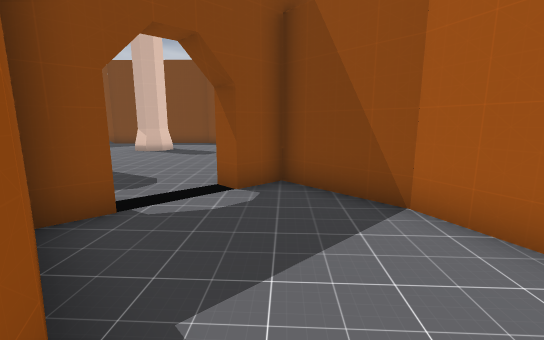
View 1 (above)

19 first-person views from a walk through a level from a Godot 3-D game. The camera is 1.3 m above the floor, tilts 10° down and sees 90° across. The floor is counted in squares, 1 m on a side. Each view is taken from the middle of a square. On the plan, view 1 faces up. The plan holds only what a view shows up to about 13 squares ahead; the rest is blank. Characters and animated objects are left out.

View 2
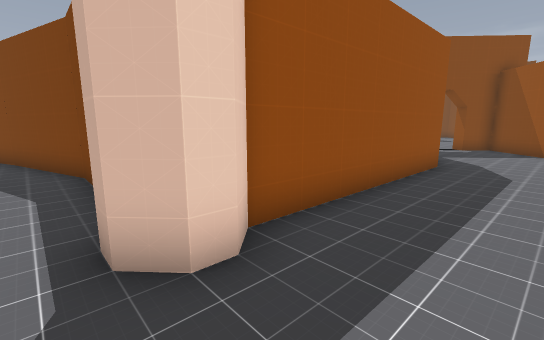

View 3
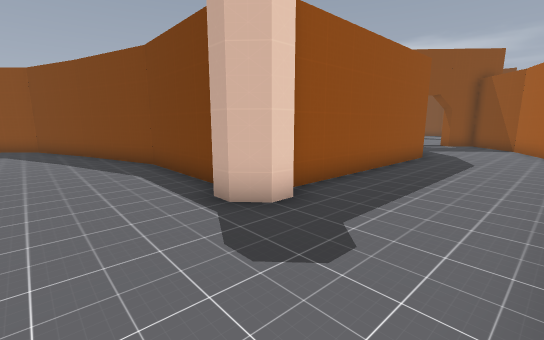

View 4
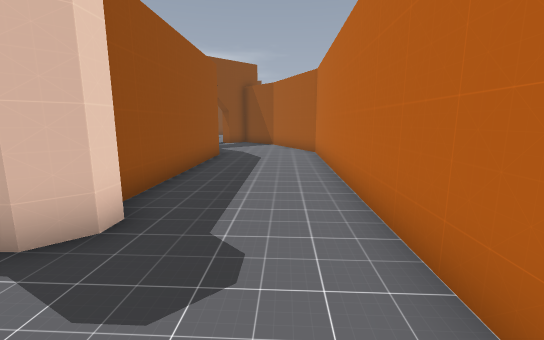

View 5
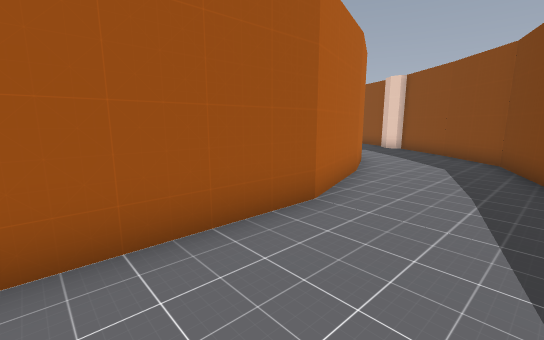

View 6
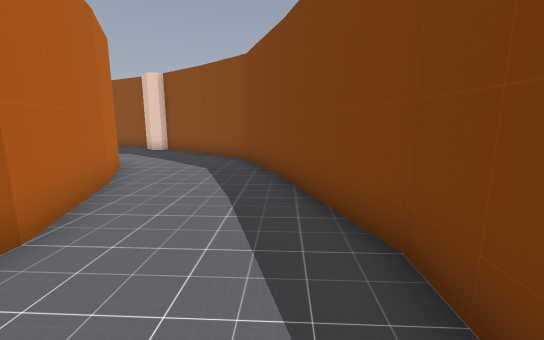

View 7
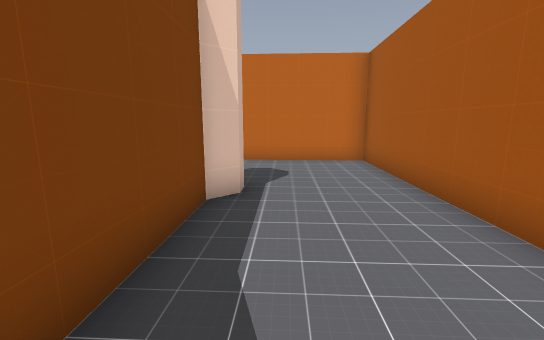

View 8
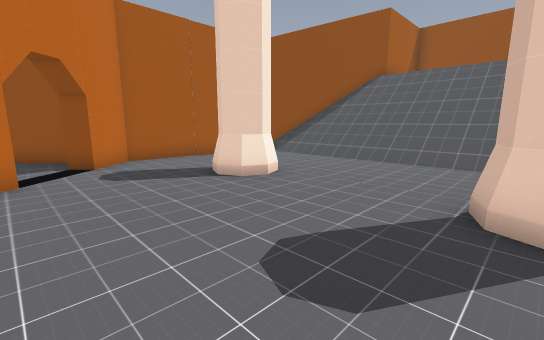

View 9
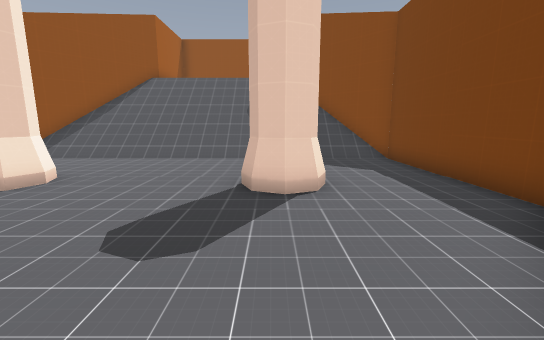

View 10
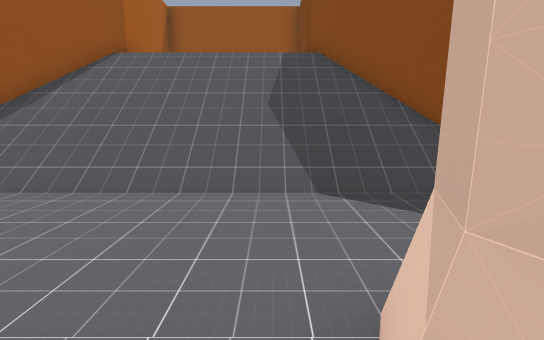

View 11
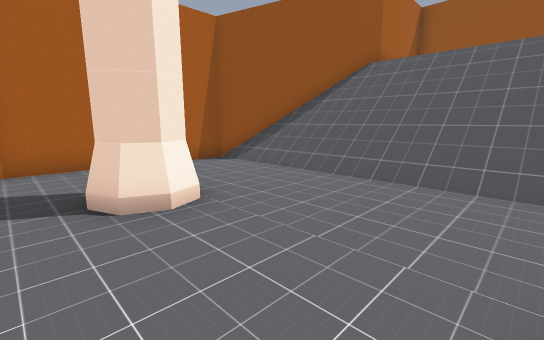

View 12
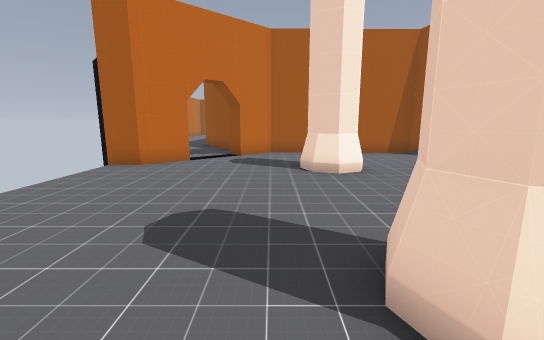

View 13
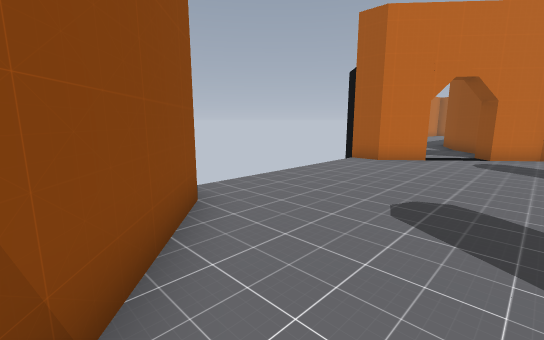

View 14
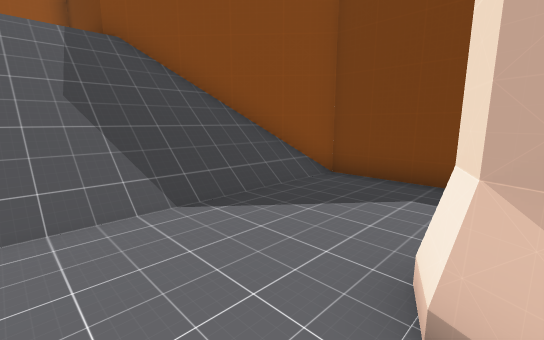

View 15
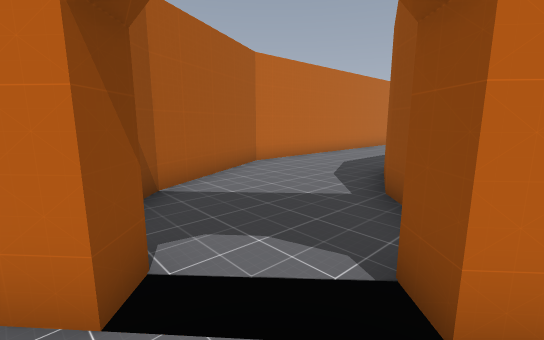

View 16
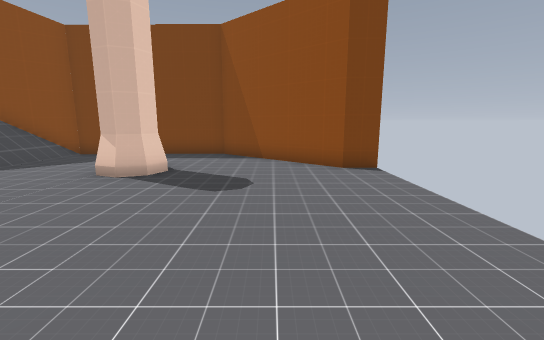

View 17
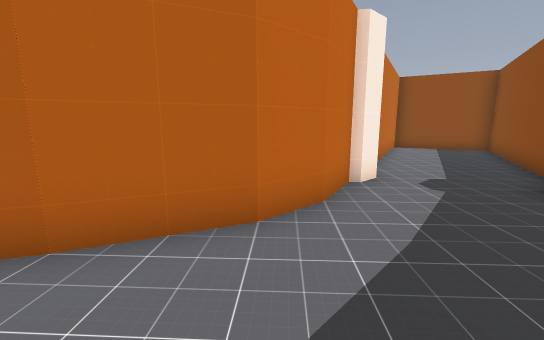

View 18
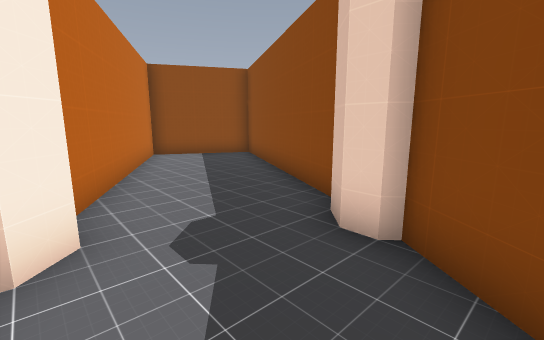

View 19
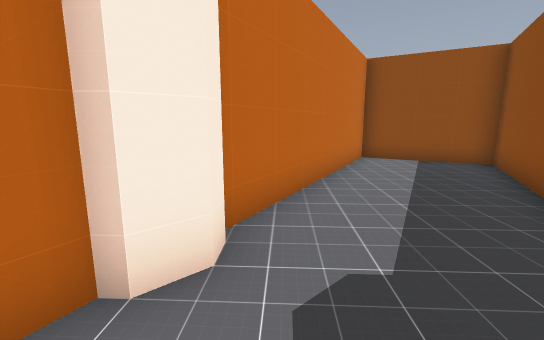

### Floor plan
Key: @ floor where view 1 was taken; # wall or solid block; . floor; / step, stairs or slope.
Columns run from 21 left of view 1 to 4 right of it. Each row starts with its distance up from view 1.
 18            #####
 17          ###...#####
 16         ##//.......##
 15        ##///........##
 14    #####////...#.....##
 13   #    /////...##.....
 12   #    /////..........
 11   #    /////..........
 10   #    /////..........
  9   #    /////..........
  8   #    /////...#......
  7   ######////...##.....
  6        ##///........###
  5         ##//..........##
  4          ##/......#....##
  3           #########.....#
  2                   ##....##
  1                    ##....#
  0                     #@...#
 -1                     ##...#
 -2                      #...#
 -3                     ##...#
 -4                     #....#
 -5                     #....#
 -6                     #....#
 -7                     #....#
 -8                ###  #....#
 -9            #####.####....#
-10         ####.............#
-11        ##................#
-12       ##.................#
-13       #.......############
-14      ##....####
-15      #....##
-16     ##...##
-17    ##...##
-18   ##....#
-19   #....##
-20  ##....#
-21  #....##
-22 ##....#
-23 #....##
-24 ###.##
-25   ###

Positions as (right, up) in squares from view 1, and headings:
1: (0, 0), facing up
2: (2, -10), facing up-left
3: (3, -12), facing up-left
4: (2, -12), facing up
5: (-2, -10), facing down-left
6: (-3, -10), facing left
7: (-6, -10), facing right
8: (-1, 13), facing down-left
9: (0, 13), facing left
10: (-5, 12), facing left
11: (-4, 12), facing down-left
12: (-4, 15), facing down
13: (-4, 16), facing down-right
14: (-6, 11), facing up-left
15: (-3, 6), facing down-right
16: (-2, 6), facing up
17: (-11, -11), facing down
18: (-13, -14), facing down-left
19: (-14, -15), facing down
